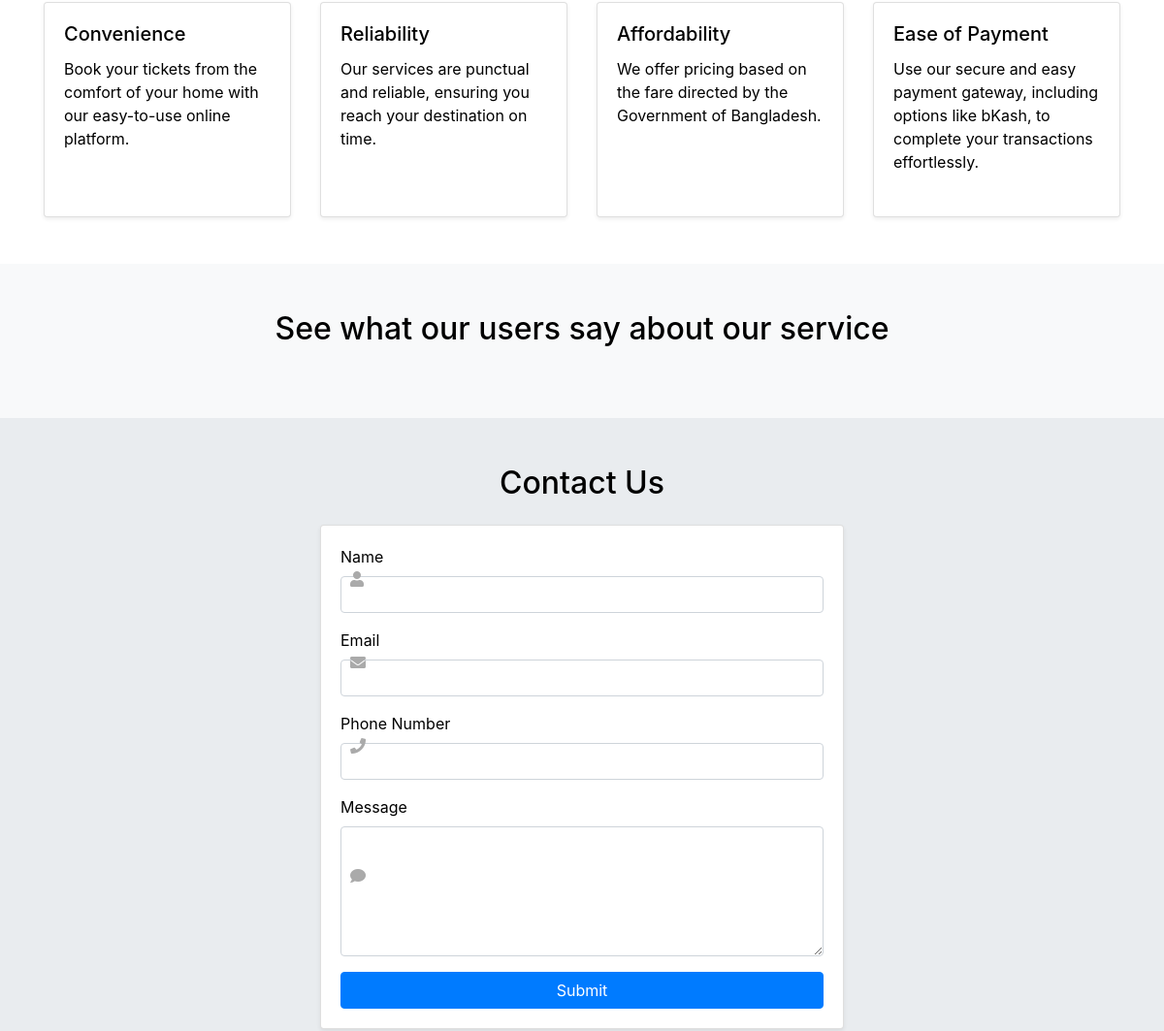
Before: / (middle part) with the older database file.
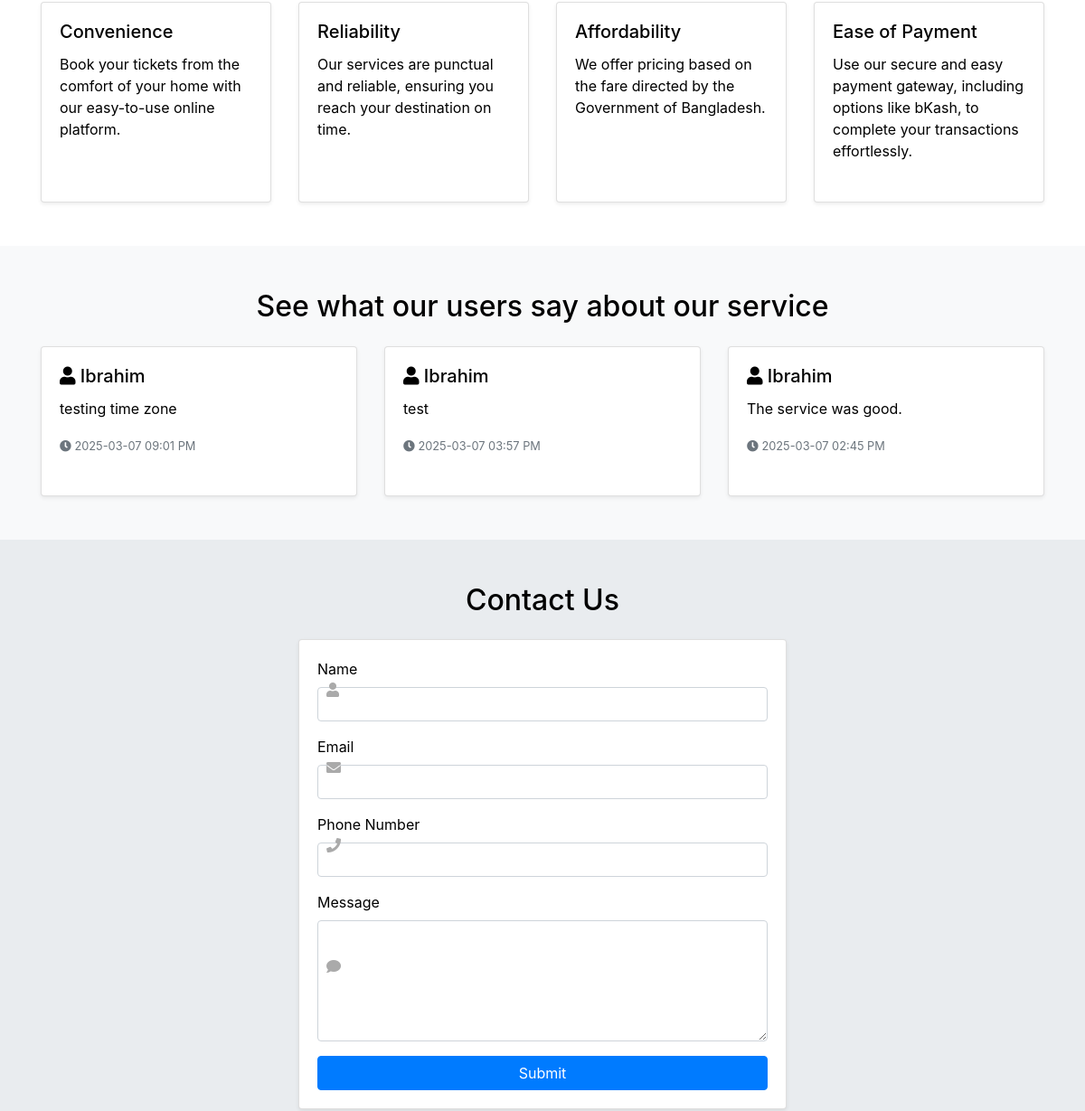
After: the same page with the newer database file.
### tables this page shows
CREATE TABLE `reviews` (
  `id` int(11) NOT NULL,
  `user_id` int(11) NOT NULL,
  `rating` int(11) NOT NULL CHECK (`rating` between 1 and 5),
  `comment` text NOT NULL,
  `created_at` timestamp NOT NULL DEFAULT current_timestamp()
);

CREATE TABLE `users` (
  `id` int(11) NOT NULL,
  `email` varchar(255) NOT NULL,
  `password` varchar(255) NOT NULL,
  `google_id` varchar(255) DEFAULT NULL,
  `name` varchar(255) DEFAULT NULL,
  `profile_image` varchar(255) DEFAULT NULL,
  `phone` varchar(20) DEFAULT NULL,
  `Address` varchar(255) NOT NULL
);

### index.php (the view, shortened to what this page needs)
<?php
include 'db.php';
?>
<!DOCTYPE html>
<html lang="en">
<head>
    <link href="https://stackpath.bootstrapcdn.com/bootstrap/4.5.2/css/bootstrap.min.css" rel="stylesheet">
    <link href="https://cdnjs.cloudflare.com/ajax/libs/font-awesome/5.15.3/css/all.min.css" rel="stylesheet">
</head>
<body>
    <section class="py-5">
        <div class="container">
            <div class="row">
                <div class="col-md-3">
                    <div class="card mb-4 shadow-sm h-100">
                        <div class="card-body">
                            <h5 class="card-title">Convenience</h5>
                            <p class="card-text">Book your tickets from the comfort of your home with our easy-to-use online platform.</p>
                        </div>
                    </div>
                </div>
                <div class="col-md-3">
                    <div class="card mb-4 shadow-sm h-100">
                        <div class="card-body">
                            <h5 class="card-title">Reliability</h5>
                            <p class="card-text">Our services are punctual and reliable, ensuring you reach your destination on time.</p>
                        </div>
                    </div>
                </div>
                <div class="col-md-3">
                    <div class="card mb-4 shadow-sm h-100">
                        <div class="card-body">
                            <h5 class="card-title">Affordability</h5>
                            <p class="card-text">We offer pricing based on the fare directed by the Government of Bangladesh.</p>
                        </div>
                    </div>
                </div>
                <div class="col-md-3">
                    <div class="card mb-4 shadow-sm h-100">
                        <div class="card-body">
                            <h5 class="card-title">Ease of Payment</h5>
                            <p class="card-text">Use our secure and easy payment gateway, including options like bKash, to complete your transactions effortlessly.</p>
                        </div>
                    </div>
                </div>
            </div>
        </div>
    </section>
    <section class="py-5 reviews-section">
        <div class="container">
            <h2 class="text-center mb-4">See what our users say about our service</h2>
            <div class="row">
                <?php
                $query = "SELECT reviews.*, users.name FROM reviews JOIN users ON reviews.user_id = users.id ORDER BY reviews.created_at DESC LIMIT 5";
                $result = mysqli_query($conn1, $query);
                while ($row = mysqli_fetch_assoc($result)) {
                    $formatted_date = date('Y-m-d h:i A', strtotime($row['created_at']));
                    echo '<div class="col-md-4">';
                    echo '<div class="card mb-4 shadow-sm h-100">';
                    echo '<div class="card-body">';
                    echo '<h5 class="card-title"><i class="fas fa-user"></i> ' . htmlspecialchars($row['name']) . '</h5>';
                    echo '<p class="card-text">' . htmlspecialchars($row['comment']) . '</p>';
                    echo '<p class="card-text"><small class="text-muted"><i class="fas fa-clock"></i> ' . htmlspecialchars($formatted_date) . '</small></p>';
                    echo '</div>';
                    echo '</div>';
                    echo '</div>';
                }
                ?>
            </div>
        </div>
    </section>
    <section class="py-5 contact-section">
        <div class="container">
            <h2 class="text-center mb-4">Contact Us</h2>
            <div class="row justify-content-center">
                <div class="col-md-6">
                    <div class="card mb-4 shadow-sm">
                        <div class="card-body">
                            <form id="contactForm">
                                <div class="form-group">
                                    <i class="fas fa-user"></i>
                                    <label for="name">Name</label>
                                    <input type="text" class="form-control" id="name" name="name" required>
                                </div>
                                <div class="form-group">
                                    <i class="fas fa-envelope"></i>
                                    <label for="email">Email</label>
                                    <input type="email" class="form-control" id="email" name="email" required>
                                </div>
                                <div class="form-group">
                                    <i class="fas fa-phone"></i>
                                    <label for="phone">Phone Number</label>
                                    <input type="text" class="form-control" id="phone" name="phone" required>
                                </div>
                                <div class="form-group">
                                    <i class="fas fa-comment"></i>
                                    <label for="message">Message</label>
                                    <textarea class="form-control" id="message" name="message" rows="5" required></textarea>
                                </div>
                                <button type="submit" class="btn btn-primary btn-block">Submit</button>
                            </form>
                        </div>
                    </div>
                </div>
            </div>
        </div>
    </section>
    <?php include 'footer.php'; ?>
</body>
</html>

### footer.php (shortened to what this page needs)
<!DOCTYPE html>
<html lang="en">
<head>
</head>
<body>
</body>
</html>

### index.php (style rules this page uses)
:root { --bg-light: #ffffff; --bg-dark: #2c2c2c; --text-light: #000000; --text-dark: #e0e0e0; --hover-light: #007bff; --hover-dark: #007bff; --card-bg-dark: #3a3a3a; --footer-bg-dark: #3a3a3a; --notice-bg-dark: #444444; --carousel-caption-bg-dark: rgba(255, 255, 255, 0.7); --carousel-caption-text-dark: #000000; --reviews-bg-dark: #1e1e1e; --contact-bg-dark: #1e1e1e; --input-bg-dark: #3a3a3a; --input-text-dark: #e0e0e0; --input-border-dark: #555555; --section-bg-light-1: #f8f9fa; --section-bg-light-2: #e9ecef; --section-bg-dark-1: #343a40; --section-bg-dark-2: #495057; }
body { color: #fff; }
body { background-color: var(--bg-light); color: var(--text-light); transition: background-color 0.3s ease-in-out, color 0.3s ease-in-out; }
.card { transition: transform 0.5s, margin 0.5s; }
.reviews-section { background-color: var(--section-bg-light-1); transition: background-color 0.3s ease-in-out; }
.contact-section { background-color: var(--section-bg-light-2); transition: background-color 0.3s ease-in-out; }
.form-group i { position: absolute; top: 50%; transform: translateY(-50%); left: 10px; color: #aaa; }
.form-group { position: relative; }
.form-control { padding-left: 30px; }

### nav.php (style rules this page uses)
:root { --navbar-bg-light: #ffffff; --navbar-bg-dark: #2c2c2c; --nav-link-light: #000000; --nav-link-dark: #e0e0e0; --nav-link-hover: #007bff; }

Changed rows visible on the page:
added reviews: user.name "Ibrahim", comment "testing time zone", created_at "2025-03-07 09:01 PM"
added reviews: user.name "Ibrahim", comment "test", created_at "2025-03-07 03:57 PM"
added reviews: user.name "Ibrahim", comment "The service was good.", created_at "2025-03-07 02:45 PM"
